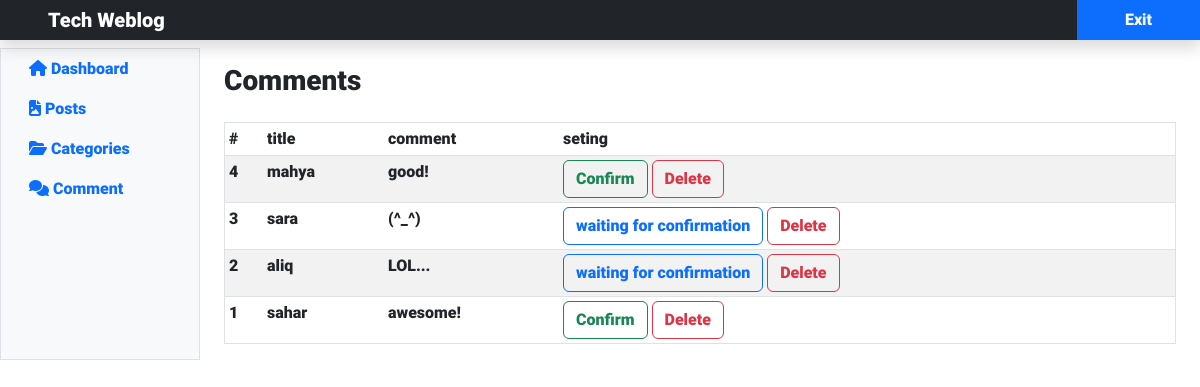
/admin/comment.php (signed in), run on the app's committed database.
### tables this page shows
CREATE TABLE `comments` (
  `id` int(11) NOT NULL,
  `name` varchar(100) NOT NULL,
  `comment` text NOT NULL,
  `post_id` int(11) NOT NULL,
  `status` tinyint(1) NOT NULL DEFAULT 0
);

### admin/comment.php (the view, shortened to what this page needs)
<?php
    include("./include/header.php");
    $query_comments = "SELECT * FROM comments ORDER BY id DESC";
    $comments = $db->query($query_comments);
?>
<div class="container-fluid">
    <div class="row">
        <?php include("./include/sidebar.php"); ?>
        <main class="col-md-9 ml-sm-auto col-lg-10 px-4 mt-3">
            <div class="d-flex justify-content-between flex-wrap flex-md-nowrap align-items-center">
                <h3 class="mt-5">Comments</h3>
            </div>
            <div class="table-responsive mt-3">
                <table class="table table-striped table-sm border">
                    <thead>
                        <tr>
                            <th>#</th>
                            <th>title</th>
                            <th>comment</th>
                            <th>seting</th>
                        </tr>
                    </thead>
                    <tbody>
                        <?php
                            if($comments->rowCount() > 0) {
                                foreach($comments as $comment) {
                                    ?>
                                    <tr>
                                        <td><?php echo $comment['id'] ?></td>
                                        <td><?php echo $comment['name']?></td>
                                        <td><?php echo $comment['comment'] ?></td>
                                        <td>
                                            <?php
                                                if($comment['status']) {
                                                    ?>
                                                    <a href="#" class="btn btn-outline-success">Confirm</a>
                                                <?php
                                                } else {
                                                    ?>
                                                    <a href="comment.php?action=approve&id=<?php echo $comment['id'] ?>" class="btn btn-outline-primary">waiting for confirmation</a>
                                                <?php
                                                }
                                                ?>
                                                <a href="comment.php?action=delete&id=<?php echo $comment['id'] ?>" class="btn btn-outline-danger">Delete</a>
                                        </td>
                                    </tr>
                                <?php
                                    }
                                } else {
                                    ?>
                                    <div class="alert alert-danger">
                                        no comments showed up!
                                    </div>
                                    <?php
                                    }
                                    ?>
                    </tbody>
                </table>
            </div>
        </main>
    </div>
</div>

### admin/css/style.css (style rules this page uses)
*, *::before, *::after { box-sizing: border-box; margin: 0; padding: 0; list-style: none; }
body { direction: ltr; font-family: "Roboto" !important; line-height: 1.5; }

### data on the page
comments: id "4", name "mahya", comment "good!", status "Confirm"
comments: id "3", name "sara", comment "(^_^)"
comments: id "2", name "aliq", comment "LOL..."
comments: id "1", name "sahar", comment "awesome!", status "Confirm"
